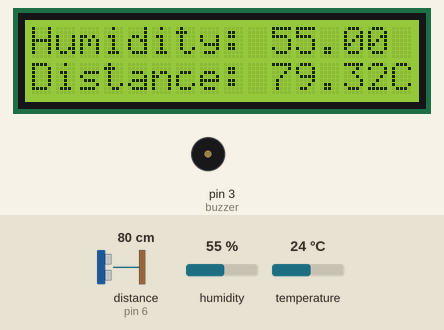
Recording of a sketch running on a simulated Arduino Uno, built with avr-gcc and run on an emulated ATmega328P. Parts: 16×2 character LCD, buzzer (waves = sounding, pin HIGH). Wiring (inferred from the names in the program): ultrasonic range finder: trigger pin 4; echo pin 6. Inputs (shaded band) come from the test bench; at power-on: distance to the obstacle (sensor on pin 6) 80 cm, temperature 24 °C, humidity 55 %. The echo pulse lasts 58.3 µs per cm; pins used as bus, display or sensor lines are not drawn.

Above: at 1.2 s.
1.3 s: distance to the obstacle (sensor on pin 6) set to 7 cm
At 2.6 s:
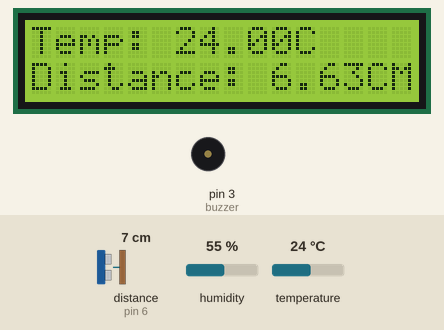
7.4 s: distance to the obstacle (sensor on pin 6) set to 4 cm
At 8.9 s:
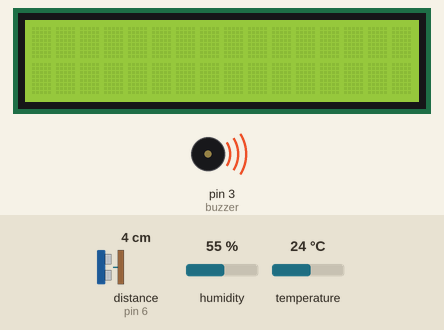
14.7 s: temperature set to 33 °C
At 21.6 s:
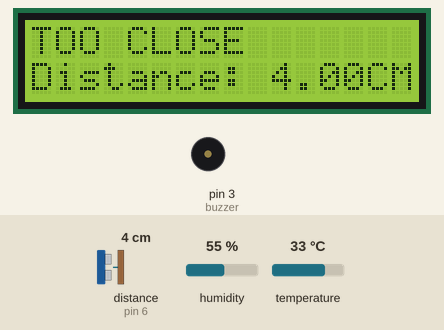
22.0 s: distance to the obstacle (sensor on pin 6) set to 2 cm
At 28.3 s:
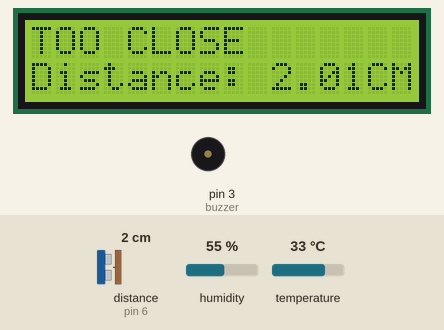
Timing chart, 0 to 30.3 s (numbered marks = the images above; inputs shaded):
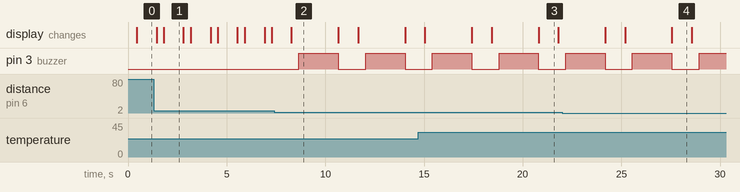

Measured:
- the behaviour switches between 6 and 5 cm on distance to the obstacle (sensor on pin 6) (found by bisection; images 1 and 2)
- after the input at 1.3 s, the display: first differs from a run without the input after 0.50 s (image 1)
- after the input at 7.4 s, pin 3 (buzzer): alternates HIGH for 2.0 s and LOW for 1.4 s, starting after 1.3 s
- after the input at 14.7 s, the display: first differs from a run without the input after 6.1 s (image 3)
- after the input at 22.0 s, the display: first differs from a run without the input after 5.6 s (image 4)
- what the display in image 1 shows lasts 1.0 s, from 1.8 s to 2.8 s
- what the display in image 2 shows lasts 2.4 s, from 8.3 s to 10.7 s

The sketch:

Lcd_DHT11_HCSR04_buzzer.ino
```cpp
// AIM

/* if distance is (0, 5cm) then beep and show dist
else if b/w (5,10) then show temp and dist
else if b/w (10,max) then show humid and dist*/


#include <LiquidCrystal.h>
#include <DHT.h>
#define DHTTYPE DHT11
#define DHTPIN 2
DHT dht(DHTPIN, DHTTYPE);
LiquidCrystal lcd(7,8,9,10,11,12);
#define trigPin 4 // define TrigPin
#define echoPin 6 // define EchoPin.
#define MAX_DISTANCE 200 // Maximum sensor distance is rated at 400-500cm.
float timeOut = MAX_DISTANCE * 60,dist;
int soundVelocity = 340; // define sound speed=340m/s

void setup() {
  pinMode(trigPin,OUTPUT);// set trigPin to output mode
  pinMode(echoPin,INPUT); // set echoPin to input mode
  pinMode(3,OUTPUT);//buzzer
  dht.begin();
  lcd.begin(16,2);
}

void loop() {
  delay(100); // Wait 100ms between pings (about 20 pings/sec). 29ms should be the shortest delay between pings.
   dist=getSonar();// in cm
   delay(250);
   float h = dht.readHumidity();
   float t = dht.readTemperature();
if(dist>10.0){
  lcd.setCursor(0,0);
  lcd.print("Humidity: ");
  lcd.print(h);
  lcd.setCursor(0,1);
  lcd.print("Distance: ");
  lcd.print(dist);
  lcd.print("CM");
  delay(1000);
  lcd.clear();
}
else if(dist>5.0){
  lcd.setCursor(0,0);
  lcd.print("Temp: ");
  lcd.print(t);
  lcd.print("C");
  lcd.setCursor(0,1);
  lcd.print("Distance: ");
  lcd.print(dist);
  lcd.print("CM");
  delay(1000);
  lcd.clear();
}
else{
  buzz();
  lcd.setCursor(0,0);
  lcd.print("TOO CLOSE");
  lcd.setCursor(0,1);
  lcd.print("Distance: ");
  lcd.print(dist);
  lcd.print("CM");
  delay(1000);
  lcd.clear();
}
}

float getSonar() {
  unsigned long pingTime;
  float distance;
  digitalWrite(trigPin, HIGH); // make trigPin output high level lasting for 10μs to triger HC_SR04,
  delayMicroseconds(10);
  digitalWrite(trigPin, LOW);
  pingTime = pulseIn(echoPin, HIGH, timeOut); // Wait HC-SR04 returning to the high level and measure out this waitting time
  distance = (float)pingTime * soundVelocity / 2 / 10000; // calculate the distance according to the time
  return distance; // return the distance value
}
void buzz(){
  digitalWrite(3,HIGH);//active buzzer pin set to 3
  delay(2000);
  digitalWrite(3,LOW);
}
```
